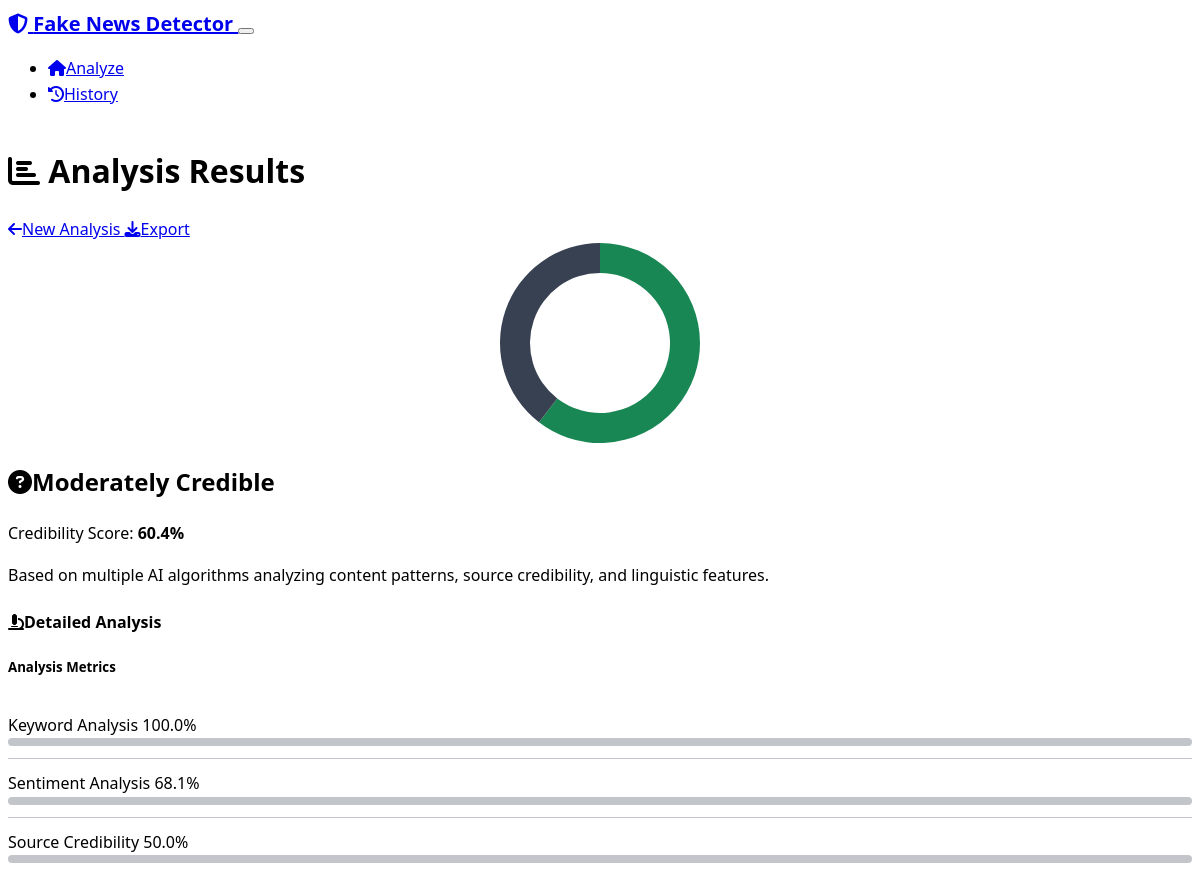
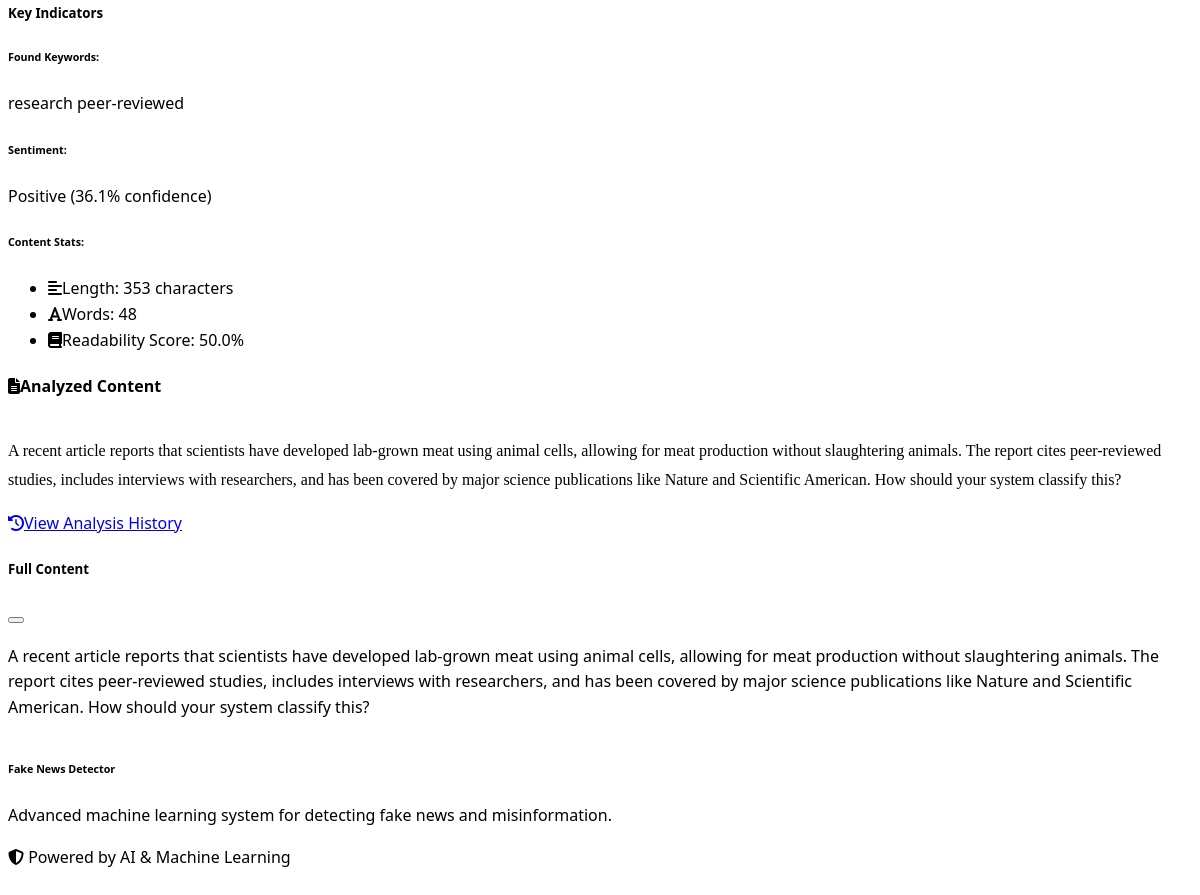
Screenshot of /analysis/8 with the database file from the repository (2 pictures, top to bottom).
### models.py (models this page shows, shortened)
class Analysis(db.Model):
    id = db.Column(Integer, primary_key=True)
    content = db.Column(Text, nullable=False)
    url = db.Column(String(500))
    credibility_score = db.Column(Float, nullable=False)
    is_fake = db.Column(db.Boolean, nullable=False)
    keyword_score = db.Column(Float)
    sentiment_score = db.Column(Float)
    source_score = db.Column(Float)
    analysis_details = db.Column(Text)
    created_at = db.Column(DateTime, default=datetime.utcnow)

### routes.py (the view)
@app.route('/analysis/<int:analysis_id>')
def view_analysis(analysis_id):
    try:
        analysis = Analysis.query.get_or_404(analysis_id)
        analysis_details = json.loads(analysis.analysis_details) if analysis.analysis_details else {}
        return render_template('results.html',
                             analysis=analysis,
                             analysis_details=analysis_details)
    except Exception as e:
        logging.error(f"View analysis error: {str(e)}")
        flash('Error loading analysis details.', 'error')
        return redirect(url_for('history'))

### templates/results.html (shortened to what this page needs)
{% extends "base.html" %}
{% block content %}
<div class="container py-5">
    <div class="row justify-content-center mb-4">
        <div class="col-lg-10">
            <div class="d-flex justify-content-between align-items-center mb-3">
                <h1 class="text-light">
                    <i class="fas fa-chart-bar text-primary me-2"></i>
                    Analysis Results
                </h1>
                <div class="btn-group">
                    <a href="{{ url_for('index') }}" class="btn btn-secondary">
                        <i class="fas fa-arrow-left me-1"></i>New Analysis
                    </a>
                    <a href="{{ url_for('export_analysis', analysis_id=analysis.id) }}" class="btn btn-outline-primary">
                        <i class="fas fa-download me-1"></i>Export
                    </a>
                </div>
            </div>
        </div>
    </div>
    <div class="row justify-content-center mb-4">
        <div class="col-lg-10">
            <div class="card bg-dark border-secondary">
                <div class="card-body text-center py-5">
                    <div class="row align-items-center">
                        <div class="col-md-6">
                            <div class="credibility-gauge mb-3 mb-md-0">
                                <canvas id="credibilityChart" width="200" height="200"></canvas>
                            </div>
                        </div>
                        <div class="col-md-6">
                            <h2 class="text-{{ 'success' if analysis.credibility_score > 0.5 else 'danger' }} mb-3">
                                {% if analysis.credibility_score > 0.7 %}
                                    <i class="fas fa-check-circle me-2"></i>Likely Credible
                                {% elif analysis.credibility_score > 0.5 %}
                                    <i class="fas fa-question-circle me-2"></i>Moderately Credible
                                {% elif analysis.credibility_score > 0.3 %}
                                    <i class="fas fa-exclamation-triangle me-2"></i>Questionable
                                {% else %}
                                    <i class="fas fa-times-circle me-2"></i>Likely Fake
                                {% endif %}
                            </h2>
                            <p class="lead text-light mb-3">
                                Credibility Score: <strong>{{ (analysis.credibility_score * 100)|round(1) }}%</strong>
                            </p>
                            <p class="text-muted">
                                Based on multiple AI algorithms analyzing content patterns, source credibility, and linguistic features.
                            </p>
                        </div>
                    </div>
                </div>
            </div>
        </div>
    </div>
    <div class="row justify-content-center mb-4">
        <div class="col-lg-10">
            <div class="card bg-dark border-secondary">
                <div class="card-header">
                    <h4 class="card-title mb-0">
                        <i class="fas fa-microscope me-2"></i>Detailed Analysis
                    </h4>
                </div>
                <div class="card-body">
                    <div class="row">
                        <div class="col-md-6 mb-4">
                            <h5 class="text-light mb-3">Analysis Metrics</h5>
                            <div class="metric-item mb-3">
                                <div class="d-flex justify-content-between align-items-center mb-1">
                                    <span class="text-muted">Keyword Analysis</span>
                                    <span class="badge bg-{{ 'success' if analysis.keyword_score > 0.5 else 'danger' }}">
                                        {{ (analysis.keyword_score * 100)|round(1) if analysis.keyword_score else 'N/A' }}%
                                    </span>
                                </div>
                                <div class="progress" style="height: 8px;">
                                </div>
                            </div>
                            <div class="metric-item mb-3">
                                <div class="d-flex justify-content-between align-items-center mb-1">
                                    <span class="text-muted">Sentiment Analysis</span>
                                    <span class="badge bg-{{ 'success' if analysis.sentiment_score > 0.5 else 'danger' }}">
                                        {{ (analysis.sentiment_score * 100)|round(1) if analysis.sentiment_score else 'N/A' }}%
                                    </span>
                                </div>
                                <div class="progress" style="height: 8px;">
                                </div>
                            </div>
                            <div class="metric-item mb-3">
                                <div class="d-flex justify-content-between align-items-center mb-1">
                                    <span class="text-muted">Source Credibility</span>
                                    <span class="badge bg-{{ 'success' if analysis.source_score > 0.5 else 'danger' }}">
                                        {{ (analysis.source_score * 100)|round(1) if analysis.source_score else 'N/A' }}%
                                    </span>
                                </div>
                                <div class="progress" style="height: 8px;">
                                </div>
                            </div>
                        </div>
                        <div class="col-md-6 mb-4">
                            <h5 class="text-light mb-3">Key Indicators</h5>
                            {% if analysis_details.get('keyword_indicators') %}
                                <div class="mb-3">
                                    <h6 class="text-muted">Found Keywords:</h6>
                                    <div class="keywords-container">
                                        {% for indicator in analysis_details.keyword_indicators[:10] %}
                                            <span class="badge bg-secondary me-1 mb-1">{{ indicator }}</span>
                                        {% endfor %}
                                    </div>
                                </div>
                            {% endif %}
                            {% if analysis_details.get('sentiment') %}
                                <div class="mb-3">
                                    <h6 class="text-muted">Sentiment:</h6>
                                    <span class="badge bg-info">
                                        {{ analysis_details.sentiment|title }}
                                        {% if analysis_details.get('sentiment_confidence') %}
                                            ({{ (analysis_details.sentiment_confidence * 100)|round(1) }}% confidence)
                                        {% endif %}
                                    </span>
                                </div>
                            {% endif %}
                            <div class="mb-3">
                                <h6 class="text-muted">Content Stats:</h6>
                                <ul class="list-unstyled text-muted small">
                                    <li><i class="fas fa-align-left me-1"></i>Length: {{ analysis_details.get('length', 'N/A') }} characters</li>
                                    <li><i class="fas fa-font me-1"></i>Words: {{ analysis_details.get('word_count', 'N/A') }}</li>
                                    {% if analysis_details.get('readability') %}
                                        <li><i class="fas fa-book me-1"></i>Readability Score: {{ (analysis_details.readability.score * 100)|round(1) }}%</li>
                                    {% endif %}
                                </ul>
                            </div>
                        </div>
                    </div>
                </div>
            </div>
        </div>
    </div>
    <div class="row justify-content-center mb-4">
        <div class="col-lg-10">
            <div class="card bg-dark border-secondary">
                <div class="card-header">
                    <h4 class="card-title mb-0">
                        <i class="fas fa-file-text me-2"></i>Analyzed Content
                    </h4>
                </div>
                <div class="card-body">
                    <div class="content-preview bg-secondary bg-opacity-25 p-3 rounded">
                        <p class="text-light mb-0" style="white-space: pre-wrap;">{{ analysis.content[:1000] }}{% if analysis.content|length > 1000 %}...{% endif %}</p>
                    </div>
                </div>
            </div>
        </div>
    </div>
    <div class="row justify-content-center">
        <div class="col-lg-10 text-center">
            <a href="{{ url_for('history') }}" class="btn btn-outline-primary">
                <i class="fas fa-history me-2"></i>View Analysis History
            </a>
        </div>
    </div>
</div>
<div id="fullContentModal" class="modal fade" tabindex="-1">
    <div class="modal-dialog modal-xl">
        <div class="modal-content bg-dark border-secondary">
            <div class="modal-header border-secondary">
                <h5 class="modal-title text-light">Full Content</h5>
                <button type="button" class="btn-close btn-close-white" data-bs-dismiss="modal"></button>
            </div>
            <div class="modal-body">
                <div class="content-full bg-secondary bg-opacity-25 p-3 rounded" style="max-height: 70vh; overflow-y: auto;">
                    <p class="text-light mb-0" style="white-space: pre-wrap;">{{ analysis.content }}</p>
                </div>
            </div>
        </div>
    </div>
</div>
{% endblock %}
{% block scripts %}
<script>
document.addEventListener('DOMContentLoaded', function() {
    // Create credibility gauge chart
    const ctx = document.getElementById('credibilityChart').getContext('2d');
    const credibilityScore = {{ analysis.credibility_score }};
    new Chart(ctx, {
        type: 'doughnut',
        data: {
            labels: ['Credibility', 'Remaining'],
            datasets: [{
                data: [credibilityScore * 100, (1 - credibilityScore) * 100],
                backgroundColor: [
                    credibilityScore > 0.5 ? '#198754' : '#dc3545',
                    '#374151'
                ],
                borderWidth: 0
            }]
        },
        options: {
            responsive: true,
            maintainAspectRatio: false,
            cutout: '70%',
            plugins: {
                legend: {
                    display: false
                },
                tooltip: {
                    enabled: false
                }
            }
        },
        plugins: [{
            id: 'centerText',
            beforeDraw: function(chart) {
                const width = chart.width;
                const height = chart.height;
                const ctx = chart.ctx;
                ctx.restore();
                const fontSize = (height / 100).toFixed(2);
                ctx.font = fontSize + "em 'Helvetica Neue', Helvetica, Arial, sans-serif";
                ctx.textBaseline = "middle";
                ctx.fillStyle = "#ffffff";
                const text = Math.round(credibilityScore * 100) + "%";
                const textX = Math.round((width - ctx.measureText(text).width) / 2);
                const textY = height / 2;
                ctx.fillText(text, textX, textY);
                ctx.save();
            }
        }]
    });
});
function toggleFullContent() {
    const modal = new bootstrap.Modal(document.getElementById('fullContentModal'));
    modal.show();
}
</script>
{% endblock %}

### static/css/style.css (style rules this page uses)
:root { --background: 210 11% 98%; --foreground: 222 15% 6%; --primary: 221 83% 53%; --success: 142 71% 45%; --danger: 0 84% 60%; --warning: 43 96% 56%; --info: 199 89% 48%; --secondary: 210 40% 98%; --muted: 215 28% 17%; }
body { font-family: 'Segoe UI', Tahoma, Geneva, Verdana, sans-serif; line-height: 1.6; min-height: 100vh; display: flex; flex-direction: column; }
.card { transition: transform 0.2s ease-in-out, box-shadow 0.2s ease-in-out; }
.credibility-gauge { position: relative; width: 200px; height: 200px; margin: 0 auto; }
.credibility-gauge canvas { max-width: 100%; height: auto; }
.progress { background-color: rgba(55, 65, 81, 0.3); border-radius: 10px; }
.metric-item { padding: 0.75rem 0; }
.metric-item:not(:last-child) { border-bottom: 1px solid rgba(55, 65, 81, 0.3); }
.content-preview { max-height: 300px; overflow-y: auto; border-left: 4px solid var(--bs-primary); font-family: 'Georgia', serif; line-height: 1.8; }
.keywords-container { max-height: 120px; overflow-y: auto; }
.btn { border-radius: 8px; font-weight: 500; transition: all 0.2s ease; }
.badge { font-weight: 500; border-radius: 6px; }

### rows the page displays
Analysis: (analysis.credibility_score*100)|round(1) "60.4", keyword_score "100.0", sentiment_score "68.1", source_score "50.0", content "A recent article reports that scientists have developed lab-grown meat using animal cells, allowing for meat production without slaughtering animals. The report cites peer-reviewed studies, includes interviews with researchers, and has been covered by major science publications like Nature and Scientific American. How should your system classify this?"

### other values shown
{{ indicator }} "research" "peer-reviewed"
{{ analysis_details.sentiment|title }} "Positive"
{{ (analysis_details.sentiment_confidence * 100)|round(1) }} "36.1"
{{ analysis_details.get('length', 'N/A') }} "353"
{{ analysis_details.get('word_count', 'N/A') }} "48"
{{ (analysis_details.readability.score * 100)|round(1) }} "50.0"
chart data {{ analysis.credibility_score }} 0.6044822039296512
